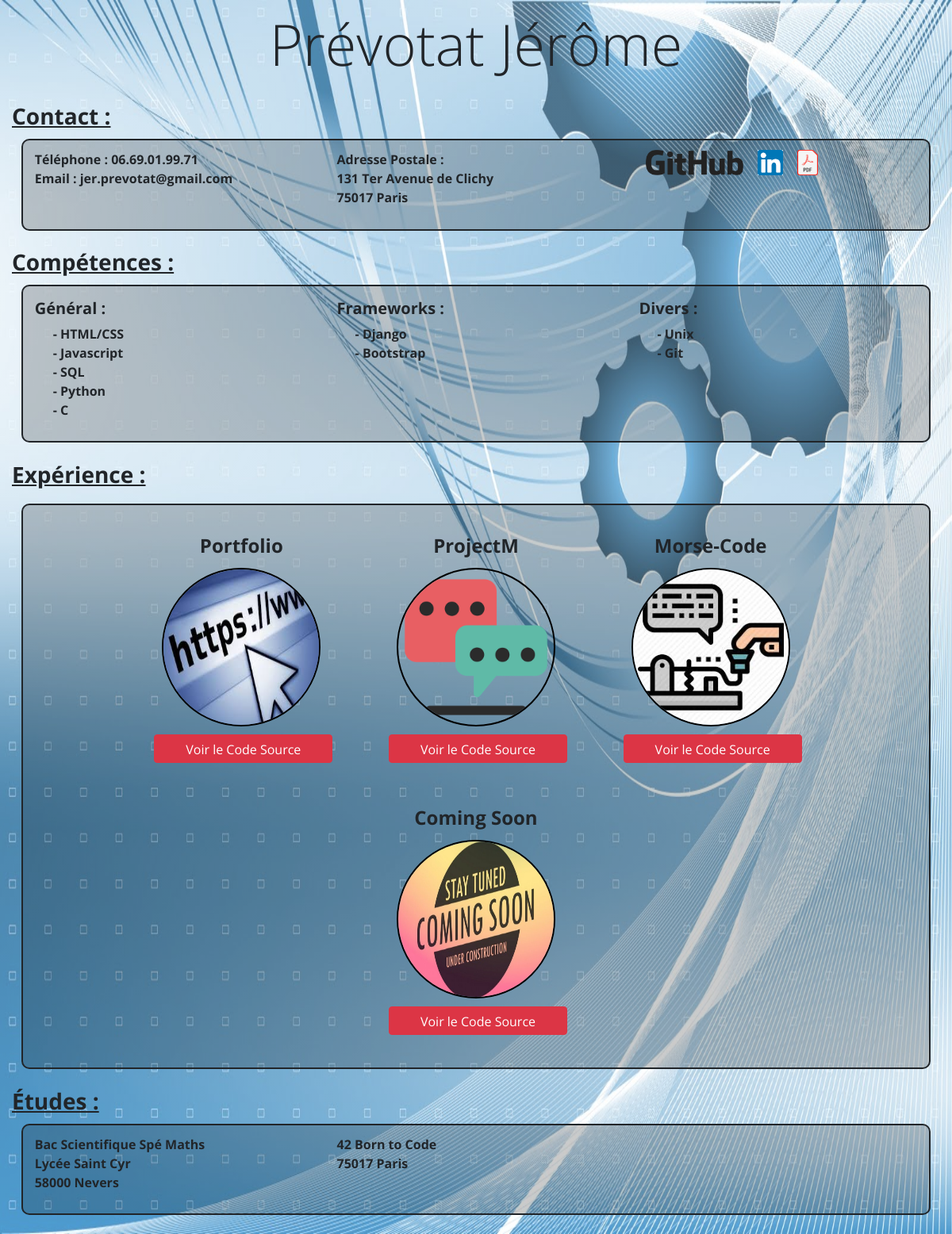
/, run on an earlier commit of the app's database.
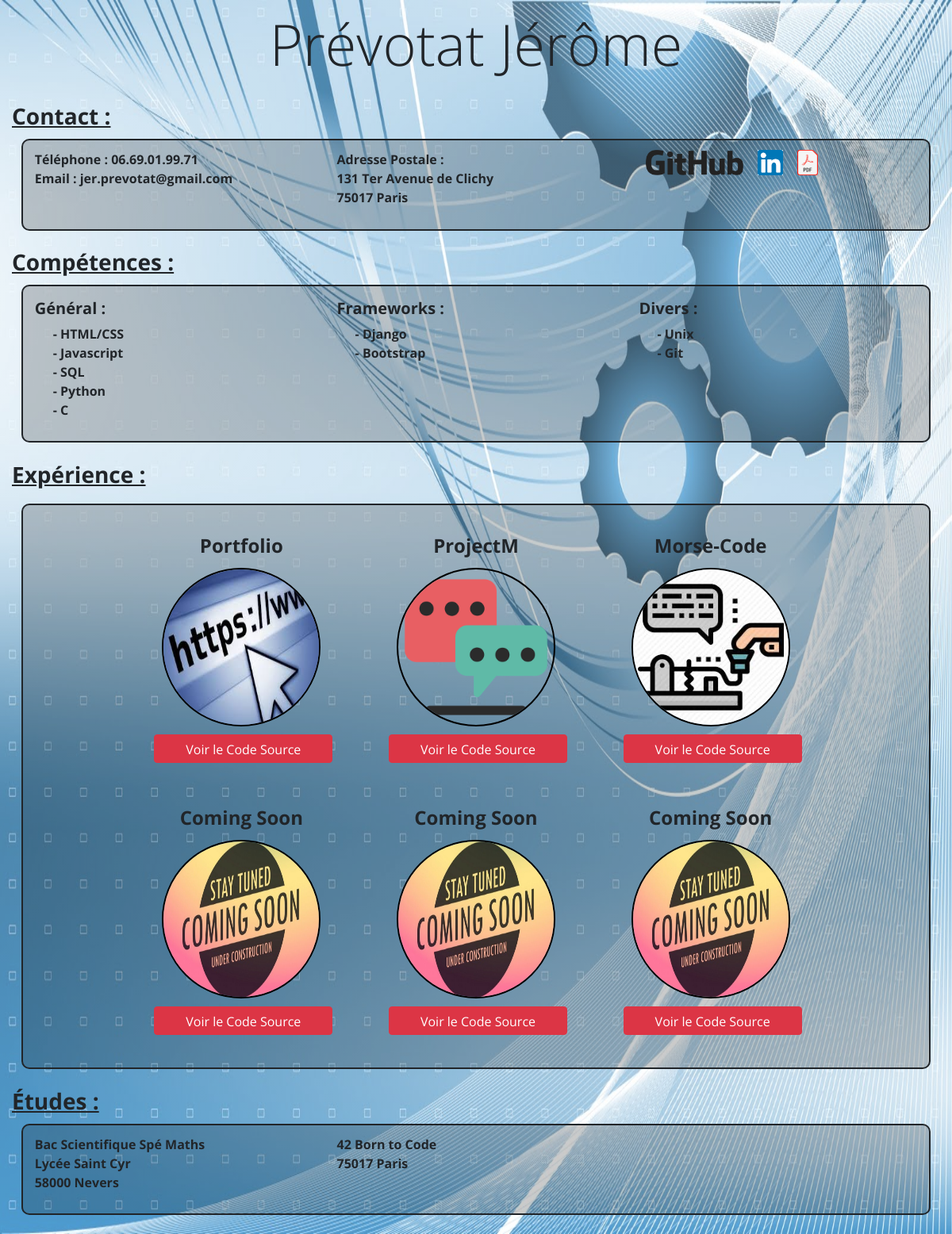
And on a later commit of the database.
### website/models.py (models this page shows, shortened)
class Project(models.Model):
    project_name = models.CharField(max_length=50)
    description = models.TextField()
    img = models.FileField(upload_to='')

### website/views.py (the view)
# urls.py: path('', views.ProjectListView.as_view(), name="project_list"),
class ProjectListView(ListView):
    model = Project
    def get_queryset(self):
        return Project.objects.all()

### website/templates/website/project_list.html
{% extends 'website/content.html' %}
{% load staticfiles %}
{% block project_block %}
    {% for project in project_list %}
        <div class="project">
            <div class="row name">
                <div class="col-12 project-name">
                    <h4>{{ project.project_name }}</h4>
                </div>
            </div>
            <div class="row preview no-gutters">
                <div class="col-12">
                    <div class="container project-icon-container">
                        <a class="modal-toggler" data-toggle="modal" data-target="#project-modal" data-name="{{ project.project_name }}" data-description="{{ project.description }}">
                            <img class="project-icon" src="{{ project.img.url }}" alt="">
                        </a>
                    </div>
                </div>
            </div>
            <div class="row project-link no-gutters">
                <div class="col-12 links">
                    {% if project.project_name == "Coming Soon" %}
                        <a href="https://github.com/JeromePrevotat/">
                        <button class="btn btn-danger btn-source" type="button">Voir le Code Source</button></a>
                    {% else %}
                        <a href="https://github.com/JeromePrevotat/{{ project.project_name }}">
                            <button class="btn btn-danger btn-source" type="button">Voir le Code Source</button>
                        </a>
                    {% endif %}
                </div>
            </div>
        </div>
    {% endfor %}
{% endblock %}

What changed in the data, as far as the page shows it:
added Project: project_name "Coming Soon", img (picture), shows "Voir le Code Source"
added Project: project_name "Coming Soon", img (picture), shows "Voir le Code Source"
